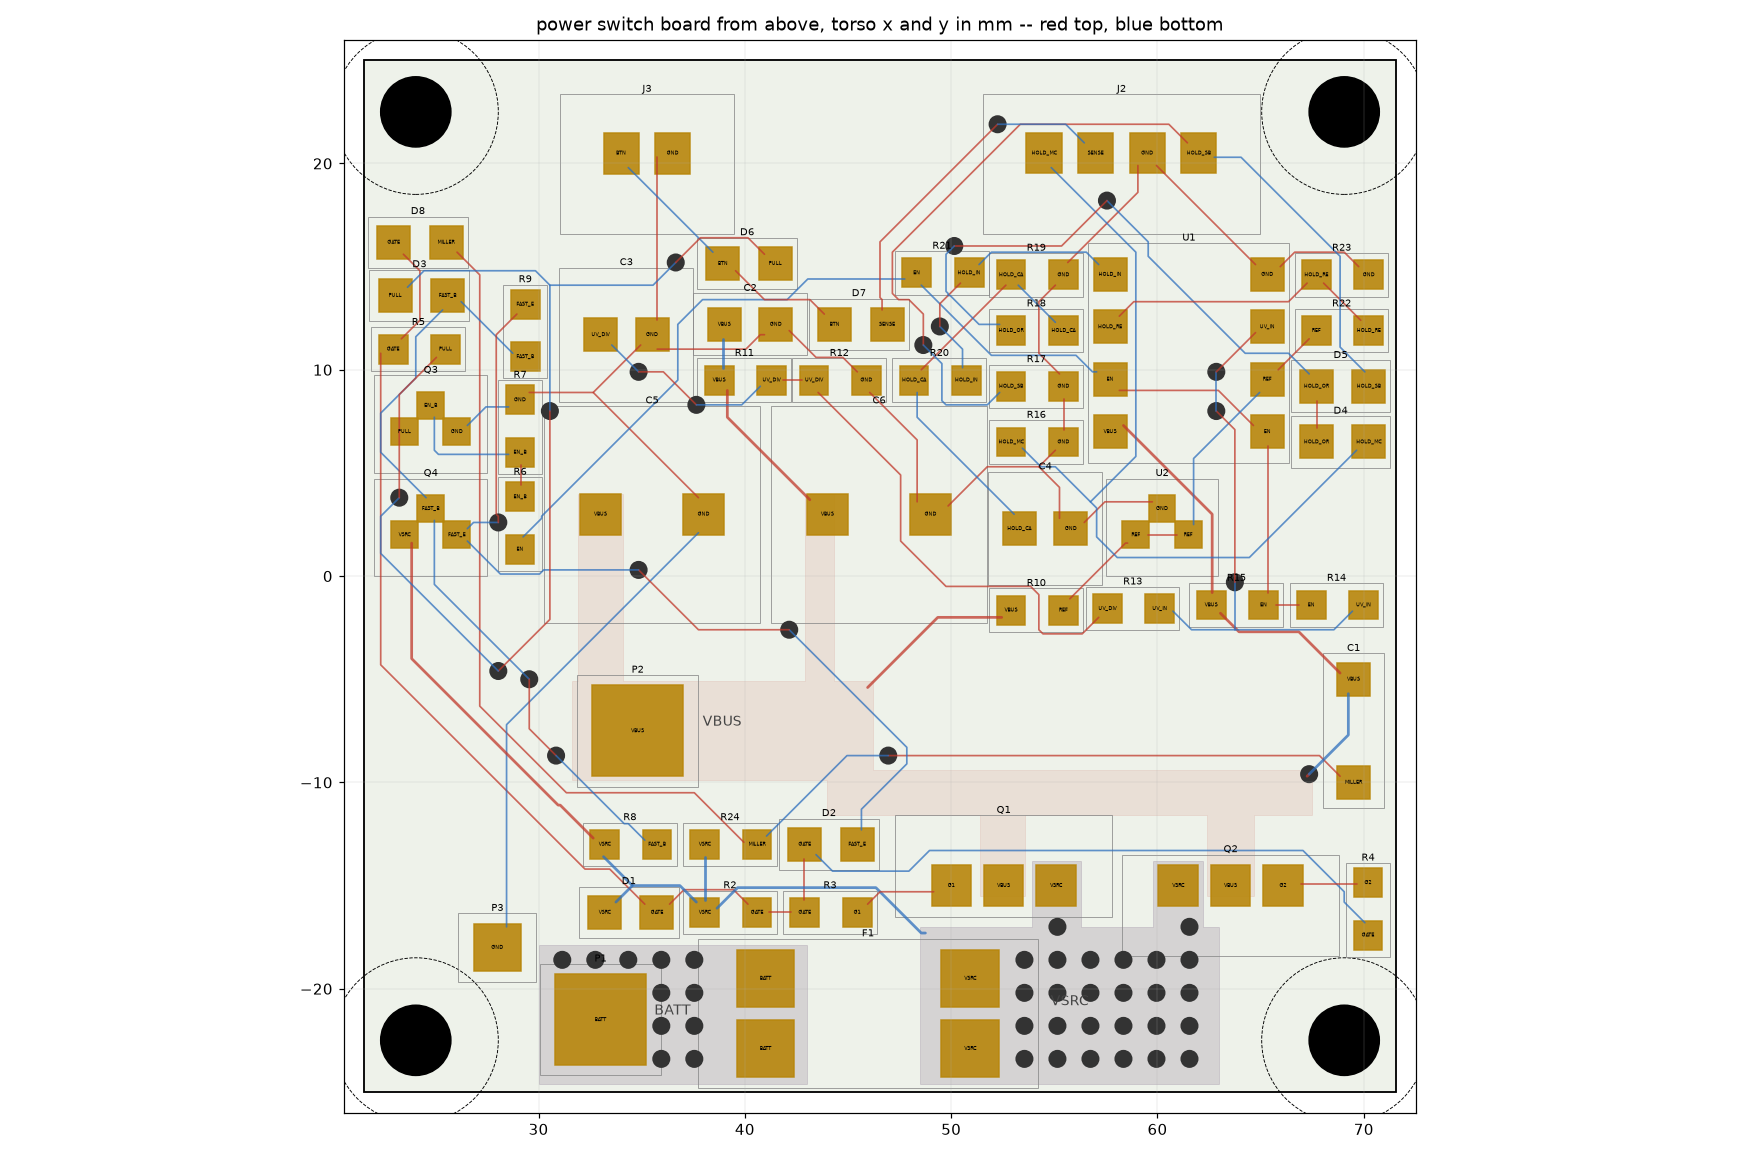

Recreate this plot in Python.
# /// script
# requires-python = ">=3.11,<3.13"
# dependencies = ["build123d>=0.9", "numpy>=1.26", "matplotlib>=3.8", "shapely>=2.0"]
# ///
"""The power switch board as a printed circuit board, laid out and checked.

electrical/power.py says what is soldered to what. This file says where, and on
which copper, and then hands the result to KiCad to build and to check:

    uv run electrical/power_pcb.py            # lay it out, build it, DRC it
    uv run electrical/power_pcb.py --draw     # also rewrite electrical/power_pcb.png
    uv run electrical/power_pcb.py --no-cad   # skip the clash check against the torso

HOW THIS DIFFERS FROM THE CARRIER, and why. The carrier is through-hole and every
pad on it is drawn here in Python; this board is a power board, and most of its
area is copper carrying 24 A rather than tracks carrying signals. So:

  * Every footprint comes from KiCad's own libraries.
  * THE HIGH-CURRENT NETS ARE ZONES ON BOTH LAYERS, not tracks. The signals are
    searched for on a grid the way the carrier's are, and kept out of those zones
    so that no track can cut a power path in two.
  * THE BOARD IS BUILT BY KICAD ITSELF. electrical/power_kicad.py runs inside
    KiCad's own Python, places the library footprints, lays the copper this file
    found, fills the zones and saves the board; then kicad-cli runs its design
    rule check on the result. Every short, open and clearance is KiCad's finding
    on the filled board, not a claim made here.

WHAT IS STILL CHECKED HERE: that every pad this file places is where KiCad put
it -- the two disagree about nothing or the build fails -- that no two parts'
courtyards overlap, that nothing stands on a screw's washer, and that every part
clears every drawn thing in the torso, measured in the CAD's own frame.

The board is 2-layer, 1.6 mm FR-4, and it wants 2 oz copper: the zones are sized
for that, and at 1 oz the switch's copper would run hot at the peak current.
"""

from __future__ import annotations

import argparse
import heapq
import json
import math
import os
import shutil
import subprocess
import sys
from dataclasses import dataclass, field
from pathlib import Path

if hasattr(sys.stdout, "reconfigure"):
    sys.stdout.reconfigure(encoding="utf-8", errors="replace")

ROOT = Path(__file__).resolve().parent.parent
sys.path.insert(0, str(ROOT))
sys.path.insert(0, str(ROOT / "electrical"))

import power  # noqa: E402

from cad import electronics as e  # noqa: E402

OUT = ROOT / "electrical" / "kicad_power"
BOARD_FILE = OUT / "power.kicad_pcb"
PNG = ROOT / "electrical" / "power_pcb.png"


# ---- where KiCad is ------------------------------------------------------------


def kicad_root() -> Path:
    """The KiCad 10 installation: $KICAD_ROOT, then kicad-cli on PATH, then the default."""
    if os.environ.get("KICAD_ROOT"):
        return Path(os.environ["KICAD_ROOT"])
    cli = shutil.which("kicad-cli")
    if cli:
        return Path(cli).resolve().parent.parent
    for base in (os.environ.get("ProgramFiles", r"C:\Program Files"), "/usr"):
        candidate = Path(base) / "KiCad" / "10.0"
        if candidate.exists():
            return candidate
    raise RuntimeError("KiCad 10 was not found; set KICAD_ROOT")


def kicad_share() -> Path:
    return kicad_root() / "share" / "kicad"


def kicad_python() -> Path:
    return kicad_root() / "bin" / ("python.exe" if os.name == "nt" else "python3")


def kicad_cli() -> Path:
    return kicad_root() / "bin" / ("kicad-cli.exe" if os.name == "nt" else "kicad-cli")


# ---- reading KiCad's footprints ---------------------------------------------------


def parse_sexpr(text: str):
    """A KiCad S-expression as nested lists of strings."""
    tokens: list[str] = []
    i, n = 0, len(text)
    while i < n:
        c = text[i]
        if c in "()":
            tokens.append(c)
            i += 1
        elif c.isspace():
            i += 1
        elif c == '"':
            j = i + 1
            out = []
            while text[j] != '"':
                if text[j] == "\\":
                    j += 1
                out.append(text[j])
                j += 1
            tokens.append('"' + "".join(out))
            i = j + 1
        else:
            j = i
            while j < n and not text[j].isspace() and text[j] not in "()":
                j += 1
            tokens.append(text[i:j])
            i = j
    stack: list[list] = [[]]
    for token in tokens:
        if token == "(":
            stack.append([])
        elif token == ")":
            done = stack.pop()
            stack[-1].append(done)
        else:
            stack[-1].append(token[1:] if token.startswith('"') else token)
    return stack[0][0]


def _children(node, name: str) -> list:
    return [child for child in node if isinstance(child, list) and child[0] == name]


def _child(node, name: str):
    found = _children(node, name)
    return found[0] if found else None


@dataclass(frozen=True)
class Pad:
    """One pad, in its footprint's own KiCad frame (y down)."""

    name: str
    kind: str  # smd, thru_hole, np_thru_hole
    x: float
    y: float
    w: float
    h: float
    rotation: float
    drill: float
    layers: frozenset

    def copper(self) -> set[str]:
        if "*.Cu" in self.layers:
            return {"F.Cu", "B.Cu"}
        return {layer for layer in self.layers if layer.endswith(".Cu")}


@dataclass(frozen=True)
class Footprint:
    library: str
    name: str
    pads: tuple[Pad, ...]
    courtyard: tuple[float, float, float, float]  # x0 y0 x1 y1, KiCad frame
    height: float  # above the board's top face, with what plugs into it


def footprint_library(library: str) -> Path:
    if library == "power":
        return ROOT / "electrical" / "kicad_power" / "power.pretty"
    return kicad_share() / "footprints" / f"{library}.pretty"


def load_footprint(library: str, name: str, height: float) -> Footprint:
    path = footprint_library(library) / f"{name}.kicad_mod"
    tree = parse_sexpr(path.read_text(encoding="utf-8"))
    pads = []
    for node in _children(tree, "pad"):
        at = _child(node, "at")
        size = _child(node, "size")
        drill = _child(node, "drill")
        layers = _child(node, "layers")
        pads.append(
            Pad(
                name=node[1],
                kind=node[2],
                x=float(at[1]),
                y=float(at[2]),
                w=float(size[1]),
                h=float(size[2]),
                rotation=float(at[3]) if len(at) > 3 else 0.0,
                drill=float(drill[1]) if drill else 0.0,
                layers=frozenset(layers[1:]),
            )
        )
    xs: list[float] = []
    ys: list[float] = []
    for kind in ("fp_line", "fp_rect", "fp_circle", "fp_arc", "fp_poly"):
        for node in _children(tree, kind):
            layer = _child(node, "layer")
            if not layer or layer[1] != "F.CrtYd":
                continue
            # A CIRCLE IS ITS CENTRE AND ONE POINT ON IT, and taking those two as
            # the extent is how a round courtyard came out flat: a radial
            # capacitor's whole outline is one fp_circle, and read that way a 6 mm
            # can measured 0 mm deep and every part beside it was let in on top
            # of it. So a circle is expanded to the box that holds it.
            centre = _child(node, "center")
            edge = _child(node, "end")
            if kind == "fp_circle" and centre and edge:
                cx, cy = float(centre[1]), float(centre[2])
                radius = math.hypot(float(edge[1]) - cx, float(edge[2]) - cy)
                xs += [cx - radius, cx + radius]
                ys += [cy - radius, cy + radius]
                continue
            for key in ("start", "mid", "end", "center"):
                point = _child(node, key)
                if point:
                    xs.append(float(point[1]))
                    ys.append(float(point[2]))
            points = _child(node, "pts")
            if points:
                for xy in _children(points, "xy"):
                    xs.append(float(xy[1]))
                    ys.append(float(xy[2]))
    if not xs:
        raise ValueError(f"{library}:{name} has no courtyard")
    return Footprint(
        library, name, tuple(pads), (min(xs), min(ys), max(xs), max(ys)), height
    )


# WHAT EACH PART IS, AS A KICAD LIBRARY FOOTPRINT, AND HOW TALL IT STANDS. The
# heights are what gate the part against the deck over it. Three are measured off
# KiCad's own 3D model of the part (TO-220 18.77, the fuse holder 7.37); the mini
# blade fuse adds its catalogue body over the holder; a JST-XH is the carrier's
# figure with its plug and 3 mm for the wires to leave; the wire pads reserve a
# column for a 14 AWG lead to stand up out of the board before it bends.
#
# NOT ONE PART ON THIS BOARD IS SURFACE MOUNT, September 2026, and every one of
# them was until this pass. It is a board a person can build with an iron: the
# resistors and the diodes STAND ON END on a 2.54 mm pitch, which is the one
# choice here that is not the obvious one and is what makes the rest fit. An 0204
# resistor upright occupies 9.5 mm2 of board against a 1206's 10.3, so the passive
# rows did not have to grow at all; laid down on a 7.62 mm pitch they would each
# have taken 29 and there would have been no board left. What did grow is the
# comparator (a DIP-8 is 104 mm2 against a SOIC-8's 40), the reference and the two
# small transistors (TO-92, 26 against a SOT-23's 13), the four small capacitors
# -- and, until 2026-09-16, the Kelvin shunt, which was the whole story.
#
# THE SHUNT IS GONE and with it the tightest thing on this board. It was a 22.5 x
# 4.45 mm body standing 20.7 mm tall, clearing the deck above by 1.1 mm, on four
# inline pins with a 17.78 mm current span -- about 250 mm2 of courtyard in the
# middle of the bus path, plus a second pour to get current into it. The board
# keeps the bought distribution board's own 50 x 50 footprint, which it became
# when the capacitor bank stopped reserving four cans for the two it buys, so
# what the removal bought is room rather than a smaller board.
#
# THE HEIGHTS OF THE UPRIGHT PARTS ARE NOT SPARE HEADROOM. The pack's own XT60s
# hang over the inboard column of this board with 7.4 mm to spare, so a 9 mm can
# there would foul them. check_against_cad() measures that against the drawn
# torso rather than trusting this note.
THT_RESISTOR = ("Resistor_THT", "R_Axial_DIN0204_L3.6mm_D1.6mm_P2.54mm_Vertical", 5.5)
THT_DIODE = ("Diode_THT", "D_DO-35_SOD27_P2.54mm_Vertical_AnodeUp", 5.5)
FOOTPRINT_OF = {
    "P1": ("Connector_Wire", "SolderWire-2.5sqmm_1x01_D2.4mm_OD4.4mm", 12.0),
    "P2": ("Connector_Wire", "SolderWire-2.5sqmm_1x01_D2.4mm_OD4.4mm", 12.0),
    "P3": ("Connector_Wire", "SolderWire-0.5sqmm_1x01_D0.9mm_OD2.3mm", 6.0),
    "F1": ("Fuse", "Fuseholder_Blade_Mini_Keystone_3568", 7.37 + 9.0),
    "Q1": ("Package_TO_SOT_THT", "TO-220-3_Vertical", 18.77),
    "Q2": ("Package_TO_SOT_THT", "TO-220-3_Vertical", 18.77),
    "U1": ("Package_DIP", "DIP-8_W7.62mm", 5.0),
    # The staggered TO-92 and not the inline one: inline stands three 1.1 mm pads
    # on a 1.27 mm pitch, which leaves 0.17 mm of gap where this board's rules
    # want 0.2. Staggered means bending the middle lead, which is how a TO-92
    # goes into a 2.54 mm grid anyway.
    "U2": ("Package_TO_SOT_THT", "TO-92", 6.5),
    "Q3": ("Package_TO_SOT_THT", "TO-92", 6.5),
    "Q4": ("Package_TO_SOT_THT", "TO-92", 6.5),
    "C1": ("Capacitor_THT", "C_Rect_L7.0mm_W2.5mm_P5.00mm", 8.0),
    "C2": ("Capacitor_THT", "C_Disc_D5.0mm_W2.5mm_P2.50mm", 7.0),
    "C3": ("Capacitor_THT", "CP_Radial_Tantal_D6.0mm_P2.50mm", 9.0),
    "C4": ("Capacitor_THT", "CP_Radial_Tantal_D5.0mm_P2.50mm", 8.0),
    # The bank: the two cans docs/BOM.md buys, on the bus copper they damp.
    "C5": ("Capacitor_THT", "CP_Radial_D10.0mm_P5.00mm", e.capacitorHeight),
    "C6": ("Capacitor_THT", "CP_Radial_D10.0mm_P5.00mm", e.capacitorHeight),
    "J1": ("Connector_JST", "JST_XH_B2B-XH-A_1x02_P2.50mm_Vertical", 12.8),
    "J2": ("Connector_JST", "JST_XH_B4B-XH-A_1x04_P2.50mm_Vertical", 12.8),
    "J3": ("Connector_JST", "JST_XH_B2B-XH-A_1x02_P2.50mm_Vertical", 12.8),
}
for _part in power.PARTS:
    if _part.refdes in FOOTPRINT_OF:
        continue
    if _part.refdes[0] == "D":
        FOOTPRINT_OF[_part.refdes] = THT_DIODE
    elif _part.refdes[0] == "R":
        FOOTPRINT_OF[_part.refdes] = THT_RESISTOR


# ---- the board frame --------------------------------------------------------------
#
# Everything below is in the TORSO's x and y, so a station here and a station in
# cad/electronics.py are the same number. KiCad wants its own frame -- y down,
# origin at the page corner -- and place() is the only thing that knows it.

OUTLINE = e.power_switch_outline()
X_MIN = min(x for x, _ in OUTLINE)
X_MAX = max(x for x, _ in OUTLINE)
Y_MIN = min(y for _, y in OUTLINE)
Y_MAX = max(y for _, y in OUTLINE)
TOP_Z = e.powerSwitchBoardZ + e.pcbThickness
SCREWS = e.power_switch_screw_xy()
PAGE_X = 25.0
PAGE_Y = 25.0


def place(x: float, y: float) -> tuple[float, float]:
    """A torso point, in KiCad's frame."""
    return (round(PAGE_X + x - X_MIN, 4), round(PAGE_Y + Y_MAX - y, 4))


def unplace(kx: float, ky: float) -> tuple[float, float]:
    return (kx - PAGE_X + X_MIN, Y_MAX - (ky - PAGE_Y))


def inside_outline(x: float, y: float, margin: float = 0.0) -> bool:
    """Whether a point is on the board, at least `margin` in from every edge."""
    return (X_MIN + margin <= x <= X_MAX - margin) and (
        Y_MIN + margin <= y <= Y_MAX - margin
    )


@dataclass
class Report:
    faults: list[str] = field(default_factory=list)
    notes: list[str] = field(default_factory=list)


# ---- design rules ----------------------------------------------------------------
#
# Chosen inside what a hobby board house builds in 2 oz copper as standard -- 0.2
# mm track and gap is the usual floor at that weight -- with the margin that
# makes hand soldering forgiving.

TRACK = 0.25
BRANCH = 0.4  # a power or ground net where it leaves its zone for a small part
CLEARANCE = 0.2
EDGE_CLEARANCE = 0.4
VIA_PAD = 0.8
VIA_DRILL = 0.4
HOLE_TO_HOLE = 0.25
# Round an M3 screw: its head and washer on top, the Ø6 spacer underneath.
SCREW_BODY_KEEPOUT = 4.0
SCREW_COPPER_KEEPOUT = 3.6
SCREW_HOLE = e.m3Clearance
ZONE_CLEARANCE = 0.3
ZONE_MIN_WIDTH = 0.25

# HOW LONG A TRIMMED LEAD IS under the board, and the one place on this board
# where that costs something. The bought distribution board's own XT60 input
# socket stands to within half a millimetre of this board's underside, so a part
# with a drilled pad over that socket lands its leads inside it. Nothing with a
# drill goes over this rectangle -- it is a keepout rather than a clearance, and
# it is the price through-hole pays that surface mount did not. The rectangle
# comes from cad/electronics.py, which draws the socket, rather than being typed
# again here.
TAIL = 2.0
TAIL_CLEARANCE = 0.5
SOCKET = e.bus_input_socket_box()
SOCKET_FOULS_TAILS = e.bus_input_socket_top() > (e.powerSwitchBoardZ - TAIL)


# ---- placement ---------------------------------------------------------------------


@dataclass(frozen=True)
class Placed:
    refdes: str
    footprint: Footprint
    x: float
    y: float
    rotation: int = 0  # KiCad's, degrees anticlockwise as seen from above

    def local(self, px: float, py: float) -> tuple[float, float]:
        """A point in the footprint's KiCad frame, in torso x and y."""
        angle = math.radians(self.rotation)
        # KiCad rotates anticlockwise on screen, where y points down.
        kx = px * math.cos(angle) + py * math.sin(angle)
        ky = -px * math.sin(angle) + py * math.cos(angle)
        return (self.x + kx, self.y - ky)

    def pads(self) -> list[tuple[Pad, float, float, float, float]]:
        """(pad, x, y, w, h) in the torso frame, sizes swapped for a quarter turn."""
        out = []
        for pad in self.footprint.pads:
            x, y = self.local(pad.x, pad.y)
            quarter = round((self.rotation + pad.rotation) / 90) % 2
            w, h = (pad.h, pad.w) if quarter else (pad.w, pad.h)
            out.append((pad, x, y, w, h))
        return out

    def box(self, x0: float, y0: float, x1: float, y1: float):
        corners = [self.local(x, y) for x in (x0, x1) for y in (y0, y1)]
        xs = [c[0] for c in corners]
        ys = [c[1] for c in corners]
        return (min(xs), min(ys), max(xs), max(ys))

    def courtyard(self) -> tuple[float, float, float, float]:
        return self.box(*self.footprint.courtyard)


# THE TALL PARTS STAND WHERE cad/electronics.py PUTS THEM, because the torso is
# what decides where they can go and the CAD draws them there; the rest of the
# circuit is placed here, around them. A target, not a station: legalize() moves
# each small part the least distance that clears everything already down.
TARGETS: dict[str, tuple[float, float, int]] = {
    **e.powerSwitchStations,
    # WHERE THE SMALL PARTS GO, and WHAT DECIDES IT is worth stating, because the
    # first attempt at this layout placed every part legally and then could not be
    # routed at all. The board's clear space is four separate islands -- the
    # shunt, the bank, the fuse and the two switches take the middle of it -- and
    # the circuit is three clusters. Put a cluster across two islands and its own
    # nets have to cross the board to find each other; that is what failed. So
    # each cluster gets one island:
    #
    #   THE GATE BAND, between the fuse and the switches, and THE INBOARD POCKET
    #   forward of the bought board's XT60: the gate drive, with the parts that
    #   hang off the source copper in the band nearest it and the transistors and
    #   their followers in the pocket;
    #   THE FRONT STRIP, between the bank and the plugs: the cutoff's divider,
    #   its filter and what feeds the reference;
    #   THE OUTBOARD BLOCK beside the comparator: the hold, round the plug it
    #   arrives on, with the narrow parts standing on end in a 2.1 mm column.
    #
    # Only R3 and R4 care in the electrical sense -- 10 ohms in series with a
    # gate wants to be at the gate. Everything else here is kilohms and megohms
    # into a comparator, and a long track costs it nothing but room.
    "D1": (33.2, -16.3, 0),
    "R2": (38.05, -16.3, 0),
    "R3": (42.9, -16.3, 0),
    "R8": (33.2, -13.0, 0),
    "R24": (38.05, -13.0, 0),
    "D2": (42.9, -13.0, 0),
    # The inboard pocket. Nothing with a lead may stand behind it, over the
    # bought board's own input socket, and nothing over 7.4 mm may stand in it,
    # under the pack's own connectors.
    "Q4": (23.5, 2.0, 0),
    "Q3": (23.5, 7.0, 0),
    "R6": (29.1, 0.8, 90),
    "R7": (29.1, 5.5, 90),
    "R5": (22.7, 11.0, 0),
    "D3": (22.8, 13.6, 0),
    "R9": (29.1, 10.2, 90),
    "D8": (22.8, 16.0, 0),
    # Outboard of the switches, beside the gate and the button they serve.
    "R4": (70.2, -17.4, 90),
    "D6": (38.5, 14.9, 0),
    # The front strip: the divider, its filter, and the comparator's own feed.
    "C3": (33.0, 11.7, 0),
    "R11": (38.5, 9.5, 0),
    "R12": (43.35, 9.5, 0),
    "R10": (52.9, -1.4, 0),
    "R15": (62.6, -1.4, 0),
    "C2": (38.5, 12.2, 0),
    "R13": (57.75, -1.4, 0),
    "D7": (43.35, 12.2, 0),
    "R14": (67.45, -1.4, 0),
    "R16": (52.9, 6.5, 0),
    # THE COMPARATOR, turned so the reference and the divider are on the pins
    # facing the front strip and the two holds are on the pins facing the block
    # of upright parts outboard of it.
    "U1": (65.32, 7.0, 180),
    "C1": (69.5, -10.0, 90),
    "R17": (52.9, 9.2, 0),
    "C4": (53.3, 2.3, 0),
    "U2": (58.2, 2.0, 0),
    "R18": (52.9, 11.9, 0),
    "R19": (52.9, 14.6, 0),
    "D4": (67.7, 6.5, 0),
    "D5": (67.7, 9.2, 0),
    "R20": (48.2, 9.5, 0),
    "R21": (48.2, 12.2, 0),
    "R22": (67.7, 11.9, 0),
    "R23": (67.7, 14.6, 0),
}

FIXED = frozenset(e.powerSwitchStations)


def net_of() -> dict[tuple[str, str], str]:
    return {
        endpoint: net for net, endpoints in power.NETS.items() for endpoint in endpoints
    }


# ---- the copper that is poured rather than routed -----------------------------------
#
# Each zone is a union of rectangles, in torso x and y. They are drawn round the
# pads they join and away from the pads they must not, and they are kept out of
# one another by more than KiCad's zone clearance -- so the fill does not have to
# arbitrate, and a router that stays out of them cannot cut one in two.
#
# BATT and VSRC are poured on both layers: every pad on them is a through-hole
# pin, so the two layers share the current. VBUS runs from the switches' drains
# to the output pad and is a top-layer pour, which leaves the bottom layer under
# it free for the gate line to cross.
ZONES = [
    {
        "net": "BATT",
        "layers": ("F.Cu", "B.Cu"),
        "rects": [(30.0, -24.6, 43.0, -17.9)],
        "priority": 2,
    },
    {
        "net": "VSRC",
        "layers": ("F.Cu", "B.Cu"),
        "rects": [
            (48.5, -24.6, 63.0, -17.0),
            (53.9, -17.0, 56.3, -13.8),
            (59.8, -17.0, 62.2, -13.8),
        ],
        "priority": 2,
    },
    {
        "net": "VBUS",
        "layers": ("F.Cu",),
        # ONE POUR FROM THE DRAINS TO THE OUTPUT PAD. It was two, VDRN and VBUS,
        # with the Kelvin shunt bridging them; with the shunt gone there is
        # nothing in the path to separate. So: a bar under the two switches
        # picking up both drains through their own risers, a link forward and
        # inboard, the bus bar along to the output pad, and two risers up to the
        # bank's positive leads.
        #
        # EVERY RECTANGLE OVERLAPS THE NEXT rather than meeting it edge to edge.
        # A pour drawn as boxes that share only a boundary line fills as two
        # islands, and KiCad has reported exactly that on this board before --
        # one VBUS zone unconnected to another VBUS zone.
        "rects": [
            (51.4, -15.5, 53.6, -11.6),
            (62.4, -15.5, 64.7, -11.6),
            (51.4, -11.6, 67.5, -9.4),
            (44.0, -11.6, 53.0, -9.4),
            (31.6, -9.9, 46.2, -5.1),
            (31.9, -8.6, 34.1, 4.0),
            (42.9, -9.9, 44.3, 4.0),
        ],
        "priority": 1,
    },
    # AND GROUND, WHICH IS THE WHOLE BOTTOM LAYER. It is "soft": tracks may cross
    # it, because the fill flows round them and every ground pad is a via away
    # from it. That is what keeps the signal side of this board short -- without
    # it the ground net alone wandered the length of the board twice.
    {
        "net": "GND",
        "layers": ("B.Cu",),
        "rects": [(X_MIN + 0.5, Y_MIN + 0.5, X_MAX - 0.5, Y_MAX - 0.5)],
        "priority": 0,
        "soft": True,
    },
]


SOFT = frozenset(zone["net"] for zone in ZONES if zone.get("soft"))


def zone_pieces(zone) -> list[tuple[list, list]]:
    """A zone as KiCad wants it: one (outline, holes) per connected piece.

    A pour with a screw's keepout taken out of it near an edge comes back from
    shapely as several pieces, and a screw well inside it comes back as a hole.
    Both are real, and a zone that dropped either would be a zone that is not
    the shape this file checked.
    """
    shape = zone_polygon(zone)
    parts = list(shape.geoms) if shape.geom_type == "MultiPolygon" else [shape]
    return [
        (list(part.exterior.coords)[:-1], [list(h.coords)[:-1] for h in part.interiors])
        for part in parts
    ]


def zone_polygon(zone):
    from shapely.geometry import Point, box
    from shapely.ops import unary_union

    shape = unary_union([box(*rect) for rect in zone["rects"]])
    for sx, sy in SCREWS:
        shape = shape.difference(Point(sx, sy).buffer(SCREW_COPPER_KEEPOUT, 32))
    return shape


# ---- legalizing the placement ---------------------------------------------------------


def _pad_shape(x: float, y: float, w: float, h: float):
    from shapely.geometry import box

    return box(x - w / 2, y - h / 2, x + w / 2, y + h / 2)


def legal(part: Placed, down: list[Placed], zones) -> bool:
    x0, y0, x1, y1 = part.courtyard()
    if not (inside_outline(x0, y0, 0.1) and inside_outline(x1, y1, 0.1)):
        return False
    for sx, sy in SCREWS:
        nx = min(max(sx, x0), x1)
        ny = min(max(sy, y0), y1)
        if math.hypot(nx - sx, ny - sy) < SCREW_BODY_KEEPOUT:
            return False
    for other in down:
        a0, b0, a1, b1 = other.courtyard()
        if x0 < a1 and a0 < x1 and y0 < b1 and b0 < y1:
            return False
    nets = net_of()
    for pad, px, py, w, h in part.pads():
        if pad.drill and SOCKET_FOULS_TAILS:
            sx0, sy0, sx1, sy1 = SOCKET
            if (
                px + w / 2 + TAIL_CLEARANCE > sx0
                and px - w / 2 - TAIL_CLEARANCE < sx1
                and py + h / 2 + TAIL_CLEARANCE > sy0
                and py - h / 2 - TAIL_CLEARANCE < sy1
            ):
                return False
        net = nets.get((part.refdes, pad.name))
        shape = _pad_shape(px, py, w, h).buffer(ZONE_CLEARANCE + 0.05)
        for zone, polygon in zones:
            if zone.get("soft") or zone["net"] == net:
                continue
            if not (set(zone["layers"]) & pad.copper()):
                continue
            if polygon.intersects(shape):
                return False
    return True


def legalize() -> list[Placed]:
    """Every part at its target, or at the nearest place it fits.

    The tall parts are not moved at all: they are where the CAD says. Every other
    part is tried at its target and then on rings of growing radius, and takes the
    first position that is on the board, off every screw, clear of every courtyard
    already down and clear of every zone that is not its own net's.
    """
    zones = [(zone, zone_polygon(zone)) for zone in ZONES]
    down: list[Placed] = []
    steps = [(0.0, 0.0)]
    for ring in range(1, 49):
        r = ring * 0.25
        count = max(8, int(2 * math.pi * r / 0.25))
        for k in range(count):
            a = 2 * math.pi * k / count
            steps.append((round(r * math.cos(a), 3), round(r * math.sin(a), 3)))

    # THE TALL PARTS FIRST BECAUSE THE CAD PUT THEM THERE, then the rest BIGGEST
    # FIRST. That second rule is worth the line it costs: placing in the order the
    # table is written lets a 9 mm2 resistor take the only block a 42 mm2 capacitor
    # could have used, and then the capacitor has nowhere to go and the whole run
    # fails on the largest part rather than the one that stole from it. Biggest
    # first is the ordinary bin-packing answer and it is what makes this board's
    # two big capacitors land where they were asked for.
    def area(refdes: str) -> float:
        x0, y0, x1, y1 = load_footprint(*FOOTPRINT_OF[refdes]).courtyard
        return (x1 - x0) * (y1 - y0)

    order = [r for r in TARGETS if r in FIXED] + sorted(
        (r for r in TARGETS if r not in FIXED), key=area, reverse=True
    )
    for refdes in order:
        x, y, rotation = TARGETS[refdes]
        footprint = load_footprint(*FOOTPRINT_OF[refdes])
        if refdes in FIXED:
            down.append(Placed(refdes, footprint, x, y, rotation))
            continue
        for dx, dy in steps:
            candidate = Placed(refdes, footprint, x + dx, y + dy, rotation)
            if legal(candidate, down, zones):
                down.append(candidate)
                break
        else:
            UNPLACED.append(refdes)
    return sorted(down, key=lambda p: p.refdes)


# Parts legalize() found nowhere for; check_placement() reports them.
UNPLACED: list[str] = []


# ---- the router -----------------------------------------------------------------------
#
# A plain A* maze router on a 0.1 mm grid over both layers, with a cost for a via
# and for a bend, connecting each net's pads one at a time into a growing tree.
# It is the same idea as the carrier's with two differences this board needs: a
# surface-mount pad exists on the top layer only, and a poured net's zone is part
# of its tree from the start, so a small part on VBUS connects to the nearest edge
# of VBUS copper rather than to the output pad on the far side of it.

GRID = 0.1
# HOW MUCH SLACK THE GRID ITSELF NEEDS on top of the clearance. The router works
# on cell centres and the copper is a polyline through them, so a track's real
# edge stands off its cells by a fraction of a cell at every bend and every
# diagonal. Measured rather than reasoned, by KiCad: at 0.06 it reported ten
# clearances of 0.175 mm where 0.2 was wanted, all of them a diagonal or a via
# against a diagonal, and 0.1 clears them.
MARGIN = 0.1
VIA_COST = 35.0
BEND_COST = 3.0
# The bottom layer is the ground pour's; a signal pays a little to cut through it.
BOTTOM_COST = 1.25
LAYERS = ("F.Cu", "B.Cu")


class Grid:
    def __init__(self, parts: list[Placed]) -> None:
        import numpy as np

        self.np = np
        self.nx = int(round((X_MAX - X_MIN) / GRID)) + 1
        self.ny = int(round((Y_MAX - Y_MIN) / GRID)) + 1
        xs = X_MIN + np.arange(self.nx) * GRID
        ys = Y_MIN + np.arange(self.ny) * GRID
        self.gx, self.gy = np.meshgrid(xs, ys, indexing="ij")
        edge = np.minimum.reduce(
            [self.gx - X_MIN, self.gy - Y_MIN, X_MAX - self.gx, Y_MAX - self.gy]
        )
        self.edge = edge
        self.screw = np.full_like(edge, 1e3)
        self.drills = np.full_like(edge, 1e3)
        for sx, sy in SCREWS:
            d = np.hypot(self.gx - sx, self.gy - sy)
            self.screw = np.minimum(self.screw, d - SCREW_COPPER_KEEPOUT)
            self.drills = np.minimum(self.drills, d - SCREW_HOLE / 2)
        self.owner = {
            layer: np.full((self.nx, self.ny), -1, np.int32) for layer in LAYERS
        }
        self.names: list[str] = []
        self.ids: dict[str, int] = {}
        self.zone_mask: dict[tuple[str, str], object] = {}
        import shapely

        for zone in ZONES:
            polygon = zone_polygon(zone)
            inside = shapely.contains_xy(polygon, self.gx, self.gy)
            for layer in zone["layers"]:
                key = (zone["net"], layer)
                prior = self.zone_mask.get(key)
                self.zone_mask[key] = inside if prior is None else (prior | inside)
        nets = net_of()
        self.pad_cells: dict[tuple[str, str], list[tuple[int, int, int]]] = {}
        for part in parts:
            for pad, x, y, w, h in part.pads():
                net = nets[(part.refdes, pad.name)]
                owner = self.id(net)
                layers = [
                    LAYERS.index(layer) for layer in LAYERS if layer in pad.copper()
                ]
                full = (np.abs(self.gx - x) <= w / 2) & (np.abs(self.gy - y) <= h / 2)
                # WHERE A TRACK MAY LAND ON THIS PAD. On a surface-mount pad that
                # is the pad less a hair, so the track's own width stays on the
                # copper. On a DRILLED pad it is a RING, because the middle of the
                # pad is the hole: the shunt's leads sit in 1.5 mm drills inside
                # 3.0 mm pads, and a router that aimed at the centre laid its
                # track into the hole -- which KiCad reported as two unconnected
                # sense pads on a board that looked finished.
                if pad.drill:
                    radius = np.hypot(self.gx - x, self.gy - y)
                    # Inside the ring AND inside the pad: a drilled pad is round
                    # or oval, so the corners of its bounding box are not copper,
                    # and a track that stopped in one of them read as unconnected
                    # on a board where every other check was clean.
                    core = (radius >= pad.drill / 2 + 0.15) & (
                        radius <= max(min(w, h) / 2 - 0.05, pad.drill / 2 + 0.2)
                    )
                else:
                    core = (np.abs(self.gx - x) <= max(w / 2 - 0.15, 0.05)) & (
                        np.abs(self.gy - y) <= max(h / 2 - 0.15, 0.05)
                    )
                for li in layers:
                    self.owner[LAYERS[li]][full] = owner
                ix, iy = np.nonzero(core)
                # Extended rather than assigned: a footprint may carry the same
                # pin twice -- the fuse holder does -- and both are copper the
                # net may be reached at.
                self.pad_cells.setdefault((part.refdes, pad.name), []).extend(
                    (int(a), int(b), li) for a, b in zip(ix, iy) for li in layers
                )
                if pad.drill:
                    d = np.hypot(self.gx - x, self.gy - y) - pad.drill / 2
                    self.drills = np.minimum(self.drills, d)

    def id(self, net: str) -> int:
        if net not in self.ids:
            self.ids[net] = len(self.names)
            self.names.append(net)
        return self.ids[net]

    def cell(self, x: float, y: float) -> tuple[int, int]:
        return int(round((x - X_MIN) / GRID)), int(round((y - Y_MIN) / GRID))

    def point(self, ix: int, iy: int) -> tuple[float, float]:
        return (round(X_MIN + ix * GRID, 4), round(Y_MIN + iy * GRID, 4))

    def _dilate(self, mask, radius: float):
        np = self.np
        reach = int(math.ceil(radius / GRID))
        out = mask.copy()
        for dx in range(-reach, reach + 1):
            for dy in range(-reach, reach + 1):
                if (dx or dy) and math.hypot(dx, dy) * GRID <= radius:
                    shifted = np.zeros_like(mask)
                    x0, x1 = max(0, dx), min(self.nx, self.nx + dx)
                    y0, y1 = max(0, dy), min(self.ny, self.ny + dy)
                    shifted[x0:x1, y0:y1] = mask[x0 - dx : x1 - dx, y0 - dy : y1 - dy]
                    out |= shifted
        return out

    def blocked(self, net: str, width: float, via: bool = False):
        """Cells a track centre -- or a via centre -- of this net may not use."""
        owner = self.id(net)
        half = (VIA_PAD / 2) if via else (width / 2)
        out = {}
        for layer in LAYERS:
            other = (self.owner[layer] >= 0) & (self.owner[layer] != owner)
            block = self._dilate(other, half + CLEARANCE + MARGIN)
            block |= self.edge < (half + EDGE_CLEARANCE)
            block |= self.screw < (half + CLEARANCE)
            for (zone_net, zone_layer), mask in self.zone_mask.items():
                if zone_layer == layer and zone_net != net and zone_net not in SOFT:
                    block |= self._dilate(mask, half + ZONE_CLEARANCE + MARGIN)
            if via:
                block |= self.drills < (VIA_DRILL / 2 + HOLE_TO_HOLE + MARGIN)
            out[layer] = block
        return out

    def stamp_track(self, layer: str, points, net: str, width: float) -> None:
        np = self.np
        owner = self.id(net)
        grid = self.owner[layer]
        for (ax, ay), (bx, by) in zip(points, points[1:]):
            x0, x1 = sorted((ax, bx))
            y0, y1 = sorted((ay, by))
            pad = width / 2 + GRID
            sel = (
                (self.gx >= x0 - pad)
                & (self.gx <= x1 + pad)
                & (self.gy >= y0 - pad)
                & (self.gy <= y1 + pad)
            )
            ix, iy = np.nonzero(sel)
            px = self.gx[ix, iy]
            py = self.gy[ix, iy]
            vx, vy = bx - ax, by - ay
            length = vx * vx + vy * vy
            t = (
                np.clip(((px - ax) * vx + (py - ay) * vy) / length, 0, 1)
                if length
                else 0
            )
            d = np.hypot(px - (ax + t * vx), py - (ay + t * vy))
            hit = d <= width / 2
            grid[ix[hit], iy[hit]] = owner

    def stamp_via(self, x: float, y: float, net: str) -> None:
        np = self.np
        d = np.hypot(self.gx - x, self.gy - y)
        for layer in LAYERS:
            self.owner[layer][d <= VIA_PAD / 2] = self.id(net)
        self.drills = np.minimum(self.drills, d - VIA_DRILL / 2)


def _astar(grid: Grid, blocked, via_blocked, sources, targets, goal_xy):
    tx, ty = goal_xy
    goal = set(targets)

    def h(ix, iy):
        dx, dy = abs(ix - tx), abs(iy - ty)
        return max(dx, dy) + 0.414 * min(dx, dy)

    best: dict[tuple[int, int, int], float] = {}
    came: dict[tuple[int, int, int], object] = {}
    heap: list = []
    for s in sources:
        if s not in best:
            best[s] = 0.0
            heapq.heappush(heap, (h(s[0], s[1]), 0.0, s, None))
    steps = [(1, 0, 1.0), (-1, 0, 1.0), (0, 1, 1.0), (0, -1, 1.0)] + [
        (dx, dy, 1.4142) for dx in (1, -1) for dy in (1, -1)
    ]
    expanded = 0
    while heap:
        _, cost, key, parent = heapq.heappop(heap)
        if key in came:
            continue
        came[key] = parent
        expanded += 1
        # THE GRID IS HALF A MILLION CELLS ON TWO LAYERS, so a search that has
        # expanded four times that has not been unlucky, it is walled in.
        if expanded > 2_000_000:
            return None
        if key in goal:
            path = []
            walk = key
            while walk is not None:
                path.append(walk)
                walk = came[walk]
            return list(reversed(path))
        ix, iy, il = key
        layer = LAYERS[il]
        for dx, dy, step in steps:
            jx, jy = ix + dx, iy + dy
            if not (0 <= jx < grid.nx and 0 <= jy < grid.ny):
                continue
            if blocked[layer][jx, jy] and (jx, jy, il) not in goal:
                continue
            if (
                dx
                and dy
                and (blocked[layer][ix + dx, iy] or blocked[layer][ix, iy + dy])
            ):
                continue
            move = cost + step * (BOTTOM_COST if il else 1.0)
            if parent is not None and parent[2] == il:
                if (ix - parent[0], iy - parent[1]) != (dx, dy):
                    move += BEND_COST
            nkey = (jx, jy, il)
            if move < best.get(nkey, 1e18):
                best[nkey] = move
                heapq.heappush(heap, (move + h(jx, jy), move, nkey, key))
        other = 1 - il
        if not (via_blocked["F.Cu"][ix, iy] or via_blocked["B.Cu"][ix, iy]):
            nkey = (ix, iy, other)
            move = cost + VIA_COST
            if move < best.get(nkey, 1e18):
                best[nkey] = move
                heapq.heappush(heap, (move + h(ix, iy), move, nkey, key))
    return None


def _geometry(grid: Grid, path, net: str, width: float):
    tracks, vias = [], []
    run = [path[0]]
    for node in path[1:]:
        if node[2] != run[-1][2]:
            if len(run) > 1:
                tracks.append(_track(grid, run, net, width))
            x, y = grid.point(run[-1][0], run[-1][1])
            vias.append({"net": net, "x": x, "y": y})
            run = [node]
        else:
            run.append(node)
    if len(run) > 1:
        tracks.append(_track(grid, run, net, width))
    return tracks, vias


def _track(grid: Grid, run, net: str, width: float):
    points = [run[0]]
    for i in range(1, len(run) - 1):
        a, b, c = run[i - 1], run[i], run[i + 1]
        if (b[0] - a[0], b[1] - a[1]) != (c[0] - b[0], c[1] - b[1]):
            points.append(b)
    points.append(run[-1])
    return {
        "net": net,
        "layer": LAYERS[run[0][2]],
        "width": width,
        "points": [grid.point(p[0], p[1]) for p in points],
    }


# The nets that have to find a way through the most, first.
# The nets with the least room to find a way through, first. Ground is early
# rather than late for the same reason: each of its pads is one via from the
# pour under the board, and a via needs somewhere to sit.
ROUTE_FIRST = ("GATE", "GND", "VSRC", "VBUS", "EN", "REF")
PASSES = 4


def _pins_by_net(parts: list[Placed]) -> dict[str, list[tuple[str, str]]]:
    nets = net_of()
    out: dict[str, list[tuple[str, str]]] = {}
    for part in parts:
        for pad, *_ in part.pads():
            out.setdefault(nets[(part.refdes, pad.name)], []).append(
                (part.refdes, pad.name)
            )
    return out


def _one_pass(parts: list[Placed], order: list[str], by_net):
    """Route every net once, in this order, onto a bare board."""
    grid = Grid(parts)
    # THE SOFT POUR IS NOT A CONNECTION, it is copper. Ground is poured over the
    # whole bottom layer AND routed pad to pad like any other net, because a
    # signal crossing that pour can cut it in two -- which KiCad reported as an
    # open circuit both times this board has been laid out, once as a surface
    # mount board and once as this one. Routed as well, the pour shares the
    # current and nothing depends on the fill staying in one piece.
    zoned = {zone["net"] for zone in ZONES if not zone.get("soft")}
    tracks: list[dict] = []
    vias: list[dict] = []
    failures: list[str] = []
    positions = {
        (part.refdes, pad.name): (x, y)
        for part in parts
        for pad, x, y, _, _ in part.pads()
    }
    for net in order:
        pins = by_net[net]
        width = BRANCH if net in zoned else TRACK
        tree: set[tuple[int, int, int]] = set()
        todo = list(pins)
        if net in zoned:
            for (zone_net, layer), mask in grid.zone_mask.items():
                if zone_net != net:
                    continue
                li = LAYERS.index(layer)
                # NOT THE POUR'S EDGE, A LITTLE INSIDE IT. A track that stops on
                # the outline stops where the fill is thinnest and KiCad reported
                # the pad on the far end of it as unconnected; the fill keeps its
                # own clearance and min-width and simply is not there at the line
                # the polygon is drawn on. Eroding the target by a quarter of a
                # millimetre makes the track land in copper that is really filled.
                inside = ~grid._dilate(~mask, 0.25)
                ix, iy = grid.np.nonzero(inside)
                tree.update((int(a), int(b), li) for a, b in zip(ix, iy))
            todo = [p for p in pins if not any(c in tree for c in grid.pad_cells[p])]
        if not tree:
            tree.update(grid.pad_cells[todo.pop(0)])
        sample = [
            grid.point(c[0], c[1]) for c in list(tree)[:: max(1, len(tree) // 300)]
        ]
        while todo:
            todo.sort(key=lambda p: min(math.dist(positions[p], q) for q in sample))
            target = todo.pop(0)
            blocked = grid.blocked(net, width)
            via_blocked = grid.blocked(net, width, via=True)
            path = _astar(
                grid,
                blocked,
                via_blocked,
                tree,
                grid.pad_cells[target],
                grid.cell(*positions[target]),
            )
            if path is None:
                failures.append(net)
                continue
            new_tracks, new_vias = _geometry(grid, path, net, width)
            for track in new_tracks:
                grid.stamp_track(track["layer"], track["points"], net, width)
            for via in new_vias:
                grid.stamp_via(via["x"], via["y"], net)
            tracks += new_tracks
            vias += new_vias
            tree.update(path)
            tree.update(grid.pad_cells[target])
            sample += [grid.point(p[0], p[1]) for p in path[:: max(1, len(path) // 8)]]
    return tracks, vias, failures, grid


def route(parts: list[Placed], report: Report):
    """Every net, in the cheapest order of a few that were tried.

    A net that cannot be routed is pushed to the front of the queue and the whole
    board is laid again, which is the only rip-up this router has and is usually
    enough: what blocks a net is nearly always a net that went down before it.
    """
    by_net = _pins_by_net(parts)
    rest = sorted(n for n in by_net if n not in ROUTE_FIRST)
    first: list[str] = []
    best = None
    for attempt in range(PASSES):
        order = (
            [n for n in first if n in by_net]
            + [n for n in ROUTE_FIRST if n in by_net and n not in first]
            + [n for n in rest if n not in first]
        )
        tracks, vias, failures, grid = _one_pass(parts, order, by_net)
        copper = sum(
            math.dist(t["points"][i], t["points"][i + 1])
            for t in tracks
            for i in range(len(t["points"]) - 1)
        ) + 5.0 * len(vias)
        score = (len(failures), copper)
        if best is None or score < best[0]:
            best = (score, tracks, vias, failures, grid)
        if not failures:
            break
        first = failures + first
    _, tracks, vias, failures, grid = best
    for net in failures:
        report.faults.append(f"{net}: no route found, in {PASSES} orders")
    return tracks, vias, grid


# THE TWO LAYERS OF A BOTH-LAYER POUR ARE STITCHED, so they share the current
# between the pins rather than only at them.
STITCH_PITCH = 1.6


def stitching(grid: Grid) -> list[dict]:
    out = []
    for zone in ZONES:
        if len(zone["layers"]) < 2:
            continue
        net = zone["net"]
        both = grid.zone_mask[(net, "F.Cu")] & grid.zone_mask[(net, "B.Cu")]
        clear = both.copy()
        for layer in LAYERS:
            other = (grid.owner[layer] >= 0) & (grid.owner[layer] != grid.id(net))
            clear &= ~grid._dilate(other, VIA_PAD / 2 + ZONE_CLEARANCE + 0.1)
            own = grid.owner[layer] == grid.id(net)
            clear &= ~grid._dilate(own, VIA_PAD / 2 + 0.2)
        clear &= grid.edge > VIA_PAD / 2 + EDGE_CLEARANCE
        clear &= grid.screw > VIA_PAD / 2 + CLEARANCE
        # Shrink by a via radius so the via sits wholly inside the pour.
        clear &= ~grid._dilate(~both, VIA_PAD / 2 + ZONE_MIN_WIDTH)
        step = int(round(STITCH_PITCH / GRID))
        for ix in range(0, grid.nx, step):
            for iy in range(0, grid.ny, step):
                if (
                    clear[ix, iy]
                    and grid.drills[ix, iy] > VIA_DRILL / 2 + HOLE_TO_HOLE + 0.1
                ):
                    x, y = grid.point(ix, iy)
                    out.append({"net": net, "x": x, "y": y})
                    grid.stamp_via(x, y, net)
    return out


# ---- checks --------------------------------------------------------------------------


def check_placement(report: Report, parts: list[Placed]) -> None:
    """Every netlist part placed, with the pins its footprint really has."""
    names = {part.refdes for part in parts}
    for part in power.PARTS:
        if part.refdes not in names:
            why = (
                "nowhere legal near its target"
                if part.refdes in UNPLACED
                else "no target"
            )
            report.faults.append(f"{part.refdes} is not placed: {why}")
    for part in parts:
        pins = {pad.name for pad in part.footprint.pads if pad.kind != "np_thru_hole"}
        wanted = set(next(p for p in power.PARTS if p.refdes == part.refdes).pins)
        if pins != wanted:
            report.faults.append(
                f"{part.refdes}: footprint pins {sorted(pins)}, netlist {sorted(wanted)}"
            )


def bodies(part: Placed) -> list[tuple[str, tuple[float, ...]]]:
    """What a part occupies above and below the board, as boxes in the torso frame.

    (what, (x0, y0, x1, y1, z0, z1)). Above the board it is the part and what
    plugs into it; below it is 2 mm of solder tail under every through-hole pin.
    """
    name = part.footprint.name
    top = TOP_Z
    out = []
    if name.startswith("TO-220"):
        x0, y0, x1, y1 = part.box(-2.46, -3.15, 7.54, 1.25)
        out.append(("body", (x0, y0, x1, y1, top, top + part.footprint.height)))
    elif name.startswith("Fuseholder"):
        x0, y0, x1, y1 = part.box(-3.04, -1.67, 12.96, 5.07)
        out.append(("holder", (x0, y0, x1, y1, top, top + 7.37)))
        x0, y0, x1, y1 = part.box(4.96 - 5.45, 1.7 - 1.9, 4.96 + 5.45, 1.7 + 1.9)
        out.append(("fuse", (x0, y0, x1, y1, top + 7.37, top + part.footprint.height)))
    elif name.startswith("SolderWire"):
        pad = part.footprint.pads[0]
        x0, y0, x1, y1 = part.box(-pad.w / 2, -pad.h / 2, pad.w / 2, pad.h / 2)
        out.append(("lead", (x0, y0, x1, y1, top, top + part.footprint.height)))
    else:
        x0, y0, x1, y1 = part.courtyard()
        out.append(("body", (x0, y0, x1, y1, top, top + part.footprint.height)))
    for pad, x, y, w, h in part.pads():
        if pad.drill:
            bottom = TOP_Z - e.pcbThickness
            out.append(
                (
                    "tail",
                    (x - w / 2, y - h / 2, x + w / 2, y + h / 2, bottom - 2.0, bottom),
                )
            )
    return out


# The power board's own stand-ins in cad/electronics.py, which this file replaces
# and so must not be measured against.
STAND_INS = {
    "power switch board",
    "power switch parts",
    "power switch spacers",
    # The bank is two parts ON this board now, so the CAD's cans are this file's
    # own C5 and C6 drawn twice rather than something to clear.
    "capacitor bank",
}

# WHAT IS DRAWN AS A SOLID BUT IS ACTUALLY A PIECE OF WIRE. The pack's main leads
# and the link that puts the two packs in series are flying leads: the CAD draws
# them as blocks so that the space they need is reserved and visible, but a lead
# goes where it is dressed and a part standing in its drawn path is a lead to be
# re-dressed rather than a part to be moved. So a clash with one of these is a
# note, and everything else -- the pack's own connectors, the bought boards, the
# deck, the shell -- is a fault. The connectors are NOT in here: an XT60 on the
# end of a lead still has to be somewhere, and where it can be is set by the pack
# it plugs into.
FLEXIBLE = {"battery main leads", "battery series link"}


def check_against_cad(report: Report, parts: list[Placed]) -> None:
    """Every body on this board against every drawn thing in the torso."""
    from build123d import Align, Box, Pos

    from cad import deck, torso

    groups = {
        name: solids
        for name, solids in e.torsoElectronicsGroups().items()
        if name not in STAND_INS
    }
    groups["deck"] = deck.electronicsDeck()
    groups["pelvis"] = torso.pelvisShell()[:-1]

    reach = 3.0
    nearest: dict[str, tuple[float, str]] = {}
    for part in parts:
        for what, (x0, y0, x1, y1, z0, z1) in bodies(part):
            mine = Pos((x0 + x1) / 2, (y0 + y1) / 2, z0) * Box(
                x1 - x0, y1 - y0, z1 - z0, align=(Align.CENTER, Align.CENTER, Align.MIN)
            )
            label = f"{part.refdes} {what}"
            for name, solids in groups.items():
                for other in solids:
                    bb = other.bounding_box()
                    if not (
                        x0 < bb.max.X + reach
                        and bb.min.X - reach < x1
                        and y0 < bb.max.Y + reach
                        and bb.min.Y - reach < y1
                        and z0 < bb.max.Z + reach
                        and bb.min.Z - reach < z1
                    ):
                        continue
                    try:
                        shared = abs((mine & other).volume)
                    except (ValueError, AttributeError, TypeError):
                        shared = 0.0
                    if shared > 1e-6:
                        where = report.notes if name in FLEXIBLE else report.faults
                        where.append(f"{label} shares {shared:.2f} mm3 with the {name}")
                        continue
                    gap = mine.distance_to(other)
                    if gap < nearest.get(label, (reach, ""))[0]:
                        nearest[label] = (gap, name)
    for label, (gap, name) in sorted(nearest.items(), key=lambda item: item[1][0])[:8]:
        report.notes.append(f"{label}: {gap:.2f} mm from the {name}")


# ---- building it in KiCad ------------------------------------------------------------

PROJECT = """{
  "board": {
    "design_settings": {
      "defaults": {
        "board_outline_line_width": 0.1,
        "copper_line_width": 0.25,
        "silk_line_width": 0.15,
        "silk_text_size_h": 1.0,
        "silk_text_size_v": 1.0,
        "silk_text_thickness": 0.15
      },
      "rules": {
        "min_clearance": 0.2,
        "min_copper_edge_clearance": 0.4,
        "min_hole_clearance": 0.25,
        "min_hole_to_hole": 0.25,
        "min_through_hole_diameter": 0.4,
        "min_track_width": 0.25,
        "min_via_annular_width": 0.15,
        "min_via_diameter": 0.8
      }
    }
  },
  "meta": { "filename": "power.kicad_pro", "version": 1 },
  "net_settings": {
    "classes": [
      {
        "clearance": 0.2,
        "microvia_diameter": 0.3,
        "microvia_drill": 0.1,
        "name": "Default",
        "track_width": 0.25,
        "via_diameter": 0.8,
        "via_drill": 0.4
      }
    ]
  },
  "sheets": [],
  "text_variables": {}
}
"""


def description(parts: list[Placed], tracks, vias) -> dict:
    nets = net_of()
    values = {part.refdes: part.partNumber for part in power.PARTS}
    return {
        "board": str(BOARD_FILE),
        "pads_out": str(OUT / "pads.json"),
        "outline": [place(x, y) for x, y in OUTLINE],
        "holes": [
            {
                "name": f"H{i + 1}",
                "x": place(x, y)[0],
                "y": place(x, y)[1],
                "d": SCREW_HOLE,
            }
            for i, (x, y) in enumerate(SCREWS)
        ],
        "parts": [
            {
                "ref": part.refdes,
                "lib": str(footprint_library(part.footprint.library)),
                "fp": part.footprint.name,
                "x": place(part.x, part.y)[0],
                "y": place(part.x, part.y)[1],
                "rot": part.rotation,
                "value": values[part.refdes],
                "pads": {
                    pad.name: nets[(part.refdes, pad.name)]
                    for pad in part.footprint.pads
                },
            }
            for part in parts
        ],
        "tracks": [
            {**track, "points": [place(x, y) for x, y in track["points"]]}
            for track in tracks
        ],
        "vias": [
            {
                **via,
                "x": place(via["x"], via["y"])[0],
                "y": place(via["x"], via["y"])[1],
                "d": VIA_PAD,
                "drill": VIA_DRILL,
            }
            for via in vias
        ],
        "zones": [
            {
                "net": zone["net"],
                "layers": list(zone["layers"]),
                "polygon": [place(x, y) for x, y in outline],
                "holes": [[place(x, y) for x, y in hole] for hole in holes],
                "priority": zone["priority"],
                "clearance": ZONE_CLEARANCE,
                "min_width": ZONE_MIN_WIDTH,
            }
            for zone in ZONES
            for outline, holes in zone_pieces(zone)
        ],
        "title": "power switch board -- generated by electrical/power_pcb.py, do not edit",
    }


def build_in_kicad(parts: list[Placed], tracks, vias, report: Report) -> dict:
    OUT.mkdir(parents=True, exist_ok=True)
    project = OUT / "power.kicad_pro"
    if not project.exists():
        project.write_text(PROJECT, encoding="utf-8")
    spec = OUT / "power_board.json"
    spec.write_text(
        json.dumps(description(parts, tracks, vias), indent=1), encoding="utf-8"
    )
    # KiCad's Python finds pcbnew through its own installation, so it is run
    # with this one's environment taken off it: uv puts a virtual environment on
    # PYTHONPATH and PYTHONHOME, and either is enough to hide pcbnew.
    env = {
        key: value
        for key, value in os.environ.items()
        if key not in ("PYTHONPATH", "PYTHONHOME", "PYTHONSTARTUP", "VIRTUAL_ENV")
    }
    env["PYTHONNOUSERSITE"] = "1"
    done = subprocess.run(
        [str(kicad_python()), str(ROOT / "electrical" / "power_kicad.py"), str(spec)],
        capture_output=True,
        text=True,
        env=env,
    )
    if done.returncode != 0:
        report.faults.append("KiCad build failed:\n" + done.stdout + done.stderr)
        return {}
    # Every pad where this file put it: KiCad's own positions, read back.
    built = json.loads((OUT / "pads.json").read_text(encoding="utf-8"))
    worst = 0.0
    for part in parts:
        for index, (pad, x, y, _, _) in enumerate(part.pads()):
            kx, ky = built[f"{part.refdes}#{index}"]
            bx, by = unplace(kx, ky)
            worst = max(worst, math.hypot(bx - x, by - y))
    if worst > 0.01:
        report.faults.append(f"KiCad put a pad {worst:.3f} mm from where it was placed")
    report.notes.append(f"every pad is where KiCad put it, to {worst:.4f} mm")
    return built


def drc(report: Report) -> None:
    out = OUT / "drc.json"
    subprocess.run(
        [
            str(kicad_cli()),
            "pcb",
            "drc",
            "--format",
            "json",
            "--severity-all",
            "--units",
            "mm",
            "--refill-zones",
            "--save-board",
            "--output",
            str(out),
            str(BOARD_FILE),
        ],
        capture_output=True,
        text=True,
    )
    result = json.loads(out.read_text(encoding="utf-8"))
    errors = [v for v in result.get("violations", []) if v.get("severity") == "error"]
    warnings = [v for v in result.get("violations", []) if v.get("severity") != "error"]
    unconnected = result.get("unconnected_items", [])
    for v in errors:
        where = "; ".join(item.get("description", "") for item in v.get("items", []))
        report.faults.append(f"DRC {v.get('type')}: {v.get('description')} -- {where}")
    for v in unconnected:
        where = "; ".join(item.get("description", "") for item in v.get("items", []))
        report.faults.append(f"DRC unconnected: {where}")
    kinds: dict[str, int] = {}
    for v in warnings:
        kinds[v.get("type")] = kinds.get(v.get("type"), 0) + 1
    report.notes.append(
        f"KiCad DRC: {len(errors)} errors, {len(unconnected)} unconnected, "
        f"{len(warnings)} warnings {dict(sorted(kinds.items()))}"
    )


# ---- the drawing -----------------------------------------------------------------------


def draw(path: Path, parts: list[Placed], tracks=(), vias=()) -> None:
    import matplotlib

    matplotlib.use("Agg")
    import matplotlib.pyplot as plt
    from matplotlib.patches import Circle, Polygon, Rectangle

    fig, ax = plt.subplots(figsize=(16, 10.5), dpi=110)
    ax.add_patch(
        Polygon(OUTLINE, closed=True, facecolor="#eef2ea", edgecolor="black", lw=1.2)
    )
    colours = {"F.Cu": "#c0392b", "B.Cu": "#2e6fbd"}
    for zone in ZONES:
        if zone.get("soft"):
            continue
        for outline, _ in zone_pieces(zone):
            for layer in zone["layers"]:
                ax.add_patch(
                    Polygon(
                        outline,
                        closed=True,
                        facecolor=colours[layer],
                        alpha=0.10,
                        edgecolor=colours[layer],
                        lw=0.6,
                    )
                )
        c = zone_polygon(zone).representative_point()
        ax.text(c.x, c.y, zone["net"], fontsize=9, color="#444", ha="center")
    for sx, sy in SCREWS:
        ax.add_patch(Circle((sx, sy), SCREW_HOLE / 2, color="black"))
        ax.add_patch(Circle((sx, sy), SCREW_BODY_KEEPOUT, fill=False, ls="--", lw=0.6))
    nets = net_of()
    for part in parts:
        x0, y0, x1, y1 = part.courtyard()
        ax.add_patch(
            Rectangle((x0, y0), x1 - x0, y1 - y0, fill=False, lw=0.5, color="#888")
        )
        ax.text((x0 + x1) / 2, y1 + 0.12, part.refdes, fontsize=6.5, ha="center")
        for pad, x, y, w, h in part.pads():
            colour = "#d4a017" if pad.kind == "smd" else "#b8860b"
            ax.add_patch(
                Rectangle((x - w / 2, y - h / 2), w, h, color=colour, alpha=0.9)
            )
            ax.text(
                x,
                y,
                nets.get((part.refdes, pad.name), "")[:7],
                fontsize=3.2,
                ha="center",
                va="center",
            )
    for track in tracks:
        xs = [p[0] for p in track["points"]]
        ys = [p[1] for p in track["points"]]
        ax.plot(
            xs,
            ys,
            color=colours[track["layer"]],
            lw=track["width"] * 4.5,
            alpha=0.75,
            solid_capstyle="round",
        )
    for via in vias:
        ax.add_patch(Circle((via["x"], via["y"]), VIA_PAD / 2, color="#333"))
    ax.set_xlim(X_MIN - 1, X_MAX + 1)
    ax.set_ylim(Y_MIN - 1, Y_MAX + 1)
    ax.set_aspect("equal")
    ax.grid(True, lw=0.3, alpha=0.5)
    ax.set_title(
        "power switch board from above, torso x and y in mm -- red top, blue bottom"
    )
    fig.tight_layout()
    fig.savefig(path)
    plt.close(fig)


def main() -> int:
    parser = argparse.ArgumentParser(description=__doc__)
    parser.add_argument("--draw", action="store_true")
    parser.add_argument("--no-cad", action="store_true")
    parser.add_argument("--place-only", action="store_true")
    args = parser.parse_args()

    if power.check():
        print("power_pcb: the netlist does not check out -- run electrical/power.py")
        return 1

    report = Report()
    parts = legalize()
    check_placement(report, parts)
    tracks: list[dict] = []
    vias: list[dict] = []
    if not args.place_only and not report.faults:
        tracks, vias, grid = route(parts, report)
        vias += stitching(grid)
    if args.draw:
        draw(PNG, parts, tracks, vias)
        print(f"wrote {PNG.relative_to(ROOT)}")
    if not args.place_only and not report.faults:
        build_in_kicad(parts, tracks, vias, report)
        if not report.faults:
            drc(report)
    if not args.no_cad:
        check_against_cad(report, parts)

    if args.place_only and args.draw:
        pass
    moved = [
        f"{p.refdes} {math.hypot(p.x - TARGETS[p.refdes][0], p.y - TARGETS[p.refdes][1]):.1f}"
        for p in parts
        if math.hypot(p.x - TARGETS[p.refdes][0], p.y - TARGETS[p.refdes][1]) > 0.01
    ]
    print(f"placed {len(parts)} parts; moved off target: {', '.join(moved) or 'none'}")
    print(f"routed {len(tracks)} tracks and {len(vias)} vias")
    for note in report.notes:
        print(f"  note   {note}")
    for fault in report.faults:
        print(f"  FAULT  {fault}")
    print("power_pcb: FAIL" if report.faults else "power_pcb: pass")
    return 1 if report.faults else 0


if __name__ == "__main__":
    raise SystemExit(main())
